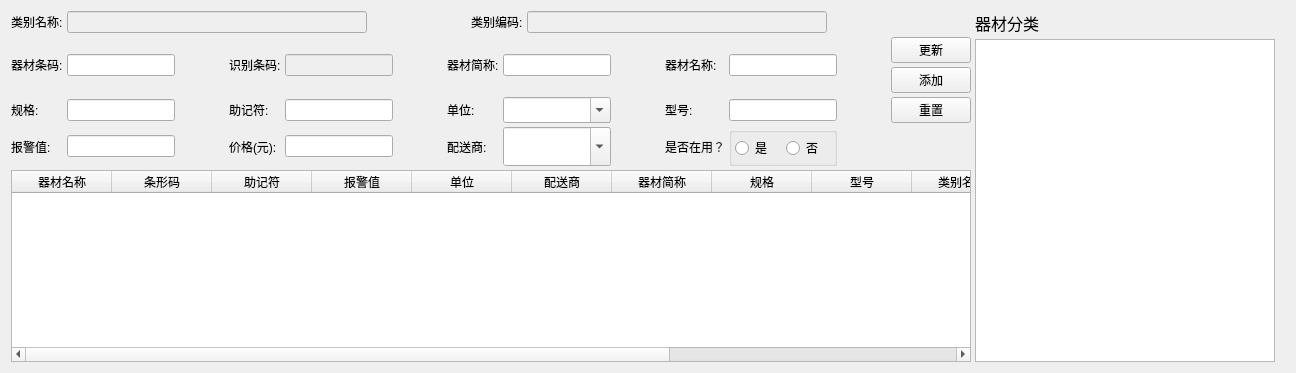
     <widget class="QWidget" name="tabSetting">
      <attribute name="title">
       <string>配置</string>
      </attribute>
      <layout class="QVBoxLayout" name="verticalLayout_7">
       <item>
        <layout class="QHBoxLayout" name="horizontalLayout_6">
         <property name="spacing">
          <number>4</number>
         </property>
         <property name="topMargin">
          <number>0</number>
         </property>
         <item>
          <layout class="QVBoxLayout" name="verticalLayout_10">
           <property name="topMargin">
            <number>0</number>
           </property>
           <property name="bottomMargin">
            <number>0</number>
           </property>
           <item>
            <layout class="QHBoxLayout" name="horizontalLayout_9">
             <item>
              <widget class="QLabel" name="label_27">
               <property name="font">
                <font>
                 <pointsize>9</pointsize>
                </font>
               </property>
               <property name="text">
                <string>类别名称:</string>
               </property>
              </widget>
             </item>
             <item alignment="Qt::AlignLeft">
              <widget class="QLineEdit" name="m_lineQPLBMC">
               <property name="enabled">
                <bool>false</bool>
               </property>
               <property name="sizePolicy">
                <sizepolicy hsizetype="Expanding" vsizetype="Fixed">
                 <horstretch>0</horstretch>
                 <verstretch>0</verstretch>
                </sizepolicy>
               </property>
               <property name="minimumSize">
                <size>
                 <width>300</width>
                 <height>0</height>
                </size>
               </property>
               <property name="readOnly">
                <bool>true</bool>
               </property>
              </widget>
             </item>
             <item>
              <spacer name="horizontalSpacer_5">
               <property name="orientation">
                <enum>Qt::Horizontal</enum>
               </property>
               <property name="sizeType">
                <enum>QSizePolicy::Fixed</enum>
               </property>
               <property name="sizeHint" stdset="0">
                <size>
                 <width>100</width>
                 <height>20</height>
                </size>
               </property>
              </spacer>
             </item>
             <item>
              <widget class="QLabel" name="label_28">
               <property name="font">
                <font>
                 <pointsize>9</pointsize>
                </font>
               </property>
               <property name="text">
                <string>类别编码:</string>
               </property>
              </widget>
             </item>
             <item alignment="Qt::AlignLeft">
              <widget class="QLineEdit" name="m_lineQPLBBM">
               <property name="enabled">
                <bool>false</bool>
               </property>
               <property name="sizePolicy">
                <sizepolicy hsizetype="Expanding" vsizetype="Fixed">
                 <horstretch>0</horstretch>
                 <verstretch>0</verstretch>
                </sizepolicy>
               </property>
               <property name="minimumSize">
                <size>
                 <width>300</width>
                 <height>0</height>
                </size>
               </property>
              </widget>
             </item>
             <item>
              <spacer name="horizontalSpacer_16">
               <property name="orientation">
                <enum>Qt::Horizontal</enum>
               </property>
               <property name="sizeHint" stdset="0">
                <size>
                 <width>40</width>
                 <height>20</height>
                </size>
               </property>
              </spacer>
             </item>
            </layout>
           </item>
           <item>
            <layout class="QGridLayout" name="gridLayout_13">
             <item row="1" column="9">
              <widget class="QLabel" name="label_36">
               <property name="font">
                <font>
                 <pointsize>9</pointsize>
                </font>
               </property>
               <property name="text">
                <string>型号:</string>
               </property>
              </widget>
             </item>
             <item row="2" column="1">
              <widget class="QLineEdit" name="m_lineQPBJZ">
               <property name="sizePolicy">
                <sizepolicy hsizetype="Expanding" vsizetype="Fixed">
                 <horstretch>0</horstretch>
                 <verstretch>0</verstretch>
                </sizepolicy>
               </property>
              </widget>
             </item>
             <item row="1" column="3">
              <widget class="QLabel" name="label_33">
               <property name="sizePolicy">
                <sizepolicy hsizetype="Fixed" vsizetype="Preferred">
                 <horstretch>0</horstretch>
                 <verstretch>0</verstretch>
                </sizepolicy>
               </property>
               <property name="font">
                <font>
                 <pointsize>9</pointsize>
                </font>
               </property>
               <property name="text">
                <string>助记符:</string>
               </property>
              </widget>
             </item>
             <item row="2" column="3">
              <widget class="QLabel" name="label_38">
               <property name="sizePolicy">
                <sizepolicy hsizetype="Fixed" vsizetype="Preferred">
                 <horstretch>0</horstretch>
                 <verstretch>0</verstretch>
                </sizepolicy>
               </property>
               <property name="font">
                <font>
                 <pointsize>9</pointsize>
                </font>
               </property>
               <property name="frameShadow">
                <enum>QFrame::Plain</enum>
               </property>
               <property name="text">
                <string>价格(元):</string>
               </property>
              </widget>
             </item>
             <item row="1" column="1">
              <widget class="QLineEdit" name="m_lineQPGG">
               <property name="sizePolicy">
                <sizepolicy hsizetype="Expanding" vsizetype="Fixed">
                 <horstretch>0</horstretch>
                 <verstretch>0</verstretch>
                </sizepolicy>
               </property>
              </widget>
             </item>
             <item row="0" column="10">
              <widget class="QLineEdit" name="m_lineQPQCMC">
               <property name="sizePolicy">
                <sizepolicy hsizetype="Expanding" vsizetype="Fixed">
                 <horstretch>0</horstretch>
                 <verstretch>0</verstretch>
                </sizepolicy>
               </property>
              </widget>
             </item>
             <item row="2" column="9">
              <widget class="QLabel" name="label_40">
               <property name="font">
                <font>
                 <pointsize>9</pointsize>
                </font>
               </property>
               <property name="text">
                <string>是否在用？</string>
               </property>
              </widget>
             </item>
             <item row="0" column="3">
              <widget class="QLabel" name="label_31">
               <property name="sizePolicy">
                <sizepolicy hsizetype="Fixed" vsizetype="Preferred">
                 <horstretch>0</horstretch>
                 <verstretch>0</verstretch>
                </sizepolicy>
               </property>
               <property name="font">
                <font>
                 <pointsize>9</pointsize>
                </font>
               </property>
               <property name="text">
                <string>识别条码:</string>
               </property>
              </widget>
             </item>
             <item row="0" column="2">
              <spacer name="horizontalSpacer_17">
               <property name="orientation">
                <enum>Qt::Horizontal</enum>
               </property>
               <property name="sizeType">
                <enum>QSizePolicy::Fixed</enum>
               </property>
               <property name="sizeHint" stdset="0">
                <size>
                 <width>50</width>
                 <height>20</height>
                </size>
               </property>
              </spacer>
             </item>
             <item row="2" column="7">
              <widget class="QComboBox" name="m_cmbQPPSS">
               <property name="sizePolicy">
                <sizepolicy hsizetype="Preferred" vsizetype="Preferred">
                 <horstretch>0</horstretch>
                 <verstretch>0</verstretch>
                </sizepolicy>
               </property>
               <property name="editable">
                <bool>true</bool>
               </property>
              </widget>
             </item>
             <item row="1" column="0">
              <widget class="QLabel" name="label_29">
               <property name="sizePolicy">
                <sizepolicy hsizetype="Fixed" vsizetype="Preferred">
                 <horstretch>0</horstretch>
                 <verstretch>0</verstretch>
                </sizepolicy>
               </property>
               <property name="font">
                <font>
                 <pointsize>9</pointsize>
                </font>
               </property>
               <property name="text">
                <string>规格:</string>
               </property>
              </widget>
             </item>
             <item row="0" column="11">
              <spacer name="horizontalSpacer_20">
               <property name="orientation">
                <enum>Qt::Horizontal</enum>
               </property>
               <property name="sizeType">
                <enum>QSizePolicy::Fixed</enum>
               </property>
               <property name="sizeHint" stdset="0">
                <size>
                 <width>50</width>
                 <height>20</height>
                </size>
               </property>
              </spacer>
             </item>
             <item row="0" column="0">
              <widget class="QLabel" name="label_30">
               <property name="sizePolicy">
                <sizepolicy hsizetype="Fixed" vsizetype="Preferred">
                 <horstretch>0</horstretch>
                 <verstretch>0</verstretch>
                </sizepolicy>
               </property>
               <property name="font">
                <font>
                 <pointsize>9</pointsize>
                </font>
               </property>
               <property name="text">
                <string>器材条码:</string>
               </property>
              </widget>
             </item>
             <item row="0" column="5">
              <spacer name="horizontalSpacer_18">
               <property name="orientation">
                <enum>Qt::Horizontal</enum>
               </property>
               <property name="sizeType">
                <enum>QSizePolicy::Fixed</enum>
               </property>
               <property name="sizeHint" stdset="0">
                <size>
                 <width>50</width>
                 <height>20</height>
                </size>
               </property>
              </spacer>
             </item>
             <item row="1" column="4">
              <widget class="QLineEdit" name="m_lineQPZJF">
               <property name="sizePolicy">
                <sizepolicy hsizetype="Expanding" vsizetype="Fixed">
                 <horstretch>0</horstretch>
                 <verstretch>0</verstretch>
                </sizepolicy>
               </property>
              </widget>
             </item>
             <item row="0" column="8">
              <spacer name="horizontalSpacer_19">
               <property name="orientation">
                <enum>Qt::Horizontal</enum>
               </property>
               <property name="sizeType">
                <enum>QSizePolicy::Fixed</enum>
               </property>
               <property name="sizeHint" stdset="0">
                <size>
                 <width>50</width>
                 <height>20</height>
                </size>
               </property>
              </spacer>
             </item>
             <item row="0" column="6">
              <widget class="QLabel" name="label_32">
               <property name="sizePolicy">
                <sizepolicy hsizetype="Fixed" vsizetype="Preferred">
                 <horstretch>0</horstretch>
                 <verstretch>0</verstretch>
                </sizepolicy>
               </property>
               <property name="font">
                <font>
                 <pointsize>9</pointsize>
                </font>
               </property>
               <property name="text">
                <string>器材简称:</string>
               </property>
              </widget>
             </item>
             <item row="1" column="7">
              <widget class="QComboBox" name="m_cmbQPDW">
               <property name="sizePolicy">
                <sizepolicy hsizetype="Expanding" vsizetype="Preferred">
                 <horstretch>0</horstretch>
                 <verstretch>0</verstretch>
                </sizepolicy>
               </property>
               <property name="editable">
                <bool>true</bool>
               </property>
              </widget>
             </item>
             <item row="0" column="7">
              <widget class="QLineEdit" name="m_lineQPQCJC">
               <property name="sizePolicy">
                <sizepolicy hsizetype="Expanding" vsizetype="Fixed">
                 <horstretch>0</horstretch>
                 <verstretch>0</verstretch>
                </sizepolicy>
               </property>
              </widget>
             </item>
             <item row="2" column="10">
              <widget class="QGroupBox" name="m_grpQPSFZY">
               <property name="title">
                <string/>
               </property>
               <layout class="QHBoxLayout" name="horizontalLayout_5">
                <property name="leftMargin">
                 <number>3</number>
                </property>
                <property name="topMargin">
                 <number>3</number>
                </property>
                <property name="rightMargin">
                 <number>3</number>
                </property>
                <property name="bottomMargin">
                 <number>3</number>
                </property>
                <item>
                 <widget class="QRadioButton" name="m_radQPSHI">
                  <property name="font">
                   <font>
                    <pointsize>9</pointsize>
                   </font>
                  </property>
                  <property name="text">
                   <string>是</string>
                  </property>
                 </widget>
                </item>
                <item>
                 <widget class="QRadioButton" name="m_radQPFOU">
                  <property name="font">
                   <font>
                    <pointsize>9</pointsize>
                   </font>
                  </property>
                  <property name="text">
                   <string>否</string>
                  </property>
                 </widget>
                </item>
               </layout>
              </widget>
             </item>
             <item row="2" column="4">
              <widget class="QLineEdit" name="m_lineQPJG">
               <property name="sizePolicy">
                <sizepolicy hsizetype="Expanding" vsizetype="Fixed">
                 <horstretch>0</horstretch>
                 <verstretch>0</verstretch>
                </sizepolicy>
               </property>
               <property name="inputMethodHints">
                <set>Qt::ImhNone</set>
               </property>
              </widget>
             </item>
             <item row="2" column="6">
              <widget class="QLabel" name="label_39">
               <property name="font">
                <font>
                 <pointsize>9</pointsize>
                </font>
               </property>
               <property name="text">
                <string>配送商:</string>
               </property>
              </widget>
             </item>
             <item row="1" column="10">
              <widget class="QLineEdit" name="m_lineQPXH">
               <property name="sizePolicy">
                <sizepolicy hsizetype="Expanding" vsizetype="Fixed">
                 <horstretch>0</horstretch>
                 <verstretch>0</verstretch>
                </sizepolicy>
               </property>
              </widget>
             </item>
             <item row="0" column="1">
              <widget class="QLineEdit" name="m_lineQPQCTM">
               <property name="sizePolicy">
                <sizepolicy hsizetype="Expanding" vsizetype="Fixed">
                 <horstretch>0</horstretch>
                 <verstretch>0</verstretch>
                </sizepolicy>
               </property>
              </widget>
             </item>
             <item row="2" column="0">
              <widget class="QLabel" name="label_37">
               <property name="sizePolicy">
                <sizepolicy hsizetype="Fixed" vsizetype="Preferred">
                 <horstretch>0</horstretch>
                 <verstretch>0</verstretch>
                </sizepolicy>
               </property>
               <property name="font">
                <font>
                 <pointsize>9</pointsize>
                </font>
               </property>
               <property name="text">
                <string>报警值:</string>
               </property>
              </widget>
             </item>
             <item row="0" column="4">
              <widget class="QLineEdit" name="m_lineQPSBTM">
               <property name="enabled">
                <bool>false</bool>
               </property>
               <property name="sizePolicy">
                <sizepolicy hsizetype="Expanding" vsizetype="Fixed">
                 <horstretch>0</horstretch>
                 <verstretch>0</verstretch>
                </sizepolicy>
               </property>
              </widget>
             </item>
             <item row="1" column="6">
              <widget class="QLabel" name="label_34">
               <property name="font">
                <font>
                 <pointsize>9</pointsize>
                </font>
               </property>
               <property name="text">
                <string>单位:</string>
               </property>
              </widget>
             </item>
             <item row="0" column="9">
              <widget class="QLabel" name="label_35">
               <property name="font">
                <font>
                 <pointsize>9</pointsize>
                </font>
               </property>
               <property name="text">
                <string>器材名称:</string>
               </property>
              </widget>
             </item>
             <item row="0" column="12">
              <layout class="QVBoxLayout" name="verticalLayout_13">
               <property name="topMargin">
                <number>0</number>
               </property>
               <item>
                <widget class="QPushButton" name="m_btnQPGX">
                 <property name="font">
                  <font>
                   <pointsize>9</pointsize>
                  </font>
                 </property>
                 <property name="text">
                  <string>更新</string>
                 </property>
                </widget>
               </item>
               <item>
                <widget class="QPushButton" name="m_btnQPTJ">
                 <property name="font">
                  <font>
                   <pointsize>9</pointsize>
                  </font>
                 </property>
                 <property name="text">
                  <string>添加</string>
                 </property>
                </widget>
               </item>
              </layout>
             </item>
             <item row="1" column="12">
              <widget class="QPushButton" name="m_btnQPFW">
               <property name="font">
                <font>
                 <pointsize>9</pointsize>
                </font>
               </property>
               <property name="text">
                <string>重置</string>
               </property>
              </widget>
             </item>
            </layout>
           </item>
           <item>
            <widget class="QTableWidget" name="m_tblwQPKCLB">
             <property name="sizePolicy">
              <sizepolicy hsizetype="Expanding" vsizetype="Expanding">
               <horstretch>0</horstretch>
               <verstretch>0</verstretch>
              </sizepolicy>
             </property>
             <property name="minimumSize">
              <size>
               <width>0</width>
               <height>0</height>
              </size>
             </property>
             <property name="toolTip">
              <string>双击编辑</string>
             </property>
             <property name="columnCount">
              <number>13</number>
             </property>
             <column>
              <property name="text">
               <string>器材名称</string>
              </property>
             </column>
             <column>
              <property name="text">
               <string>条形码</string>
              </property>
             </column>
             <column>
              <property name="text">
               <string>助记符</string>
              </property>
             </column>
             <column>
              <property name="text">
               <string>报警值</string>
              </property>
             </column>
             <column>
              <property name="text">
               <string>单位</string>
              </property>
             </column>
             <column>
              <property name="text">
               <string>配送商</string>
              </property>
             </column>
             <column>
              <property name="text">
               <string>器材简称</string>
              </property>
             </column>
             <column>
              <property name="text">
               <string>规格</string>
              </property>
             </column>
             <column>
              <property name="text">
               <string>型号</string>
              </property>
             </column>
             <column>
              <property name="text">
               <string>类别名称</string>
              </property>
             </column>
             <column>
              <property name="text">
               <string>类别</string>
              </property>
             </column>
             <column>
              <property name="text">
               <string>建议价格</string>
              </property>
             </column>
             <column>
              <property name="text">
               <string>在用</string>
              </property>
             </column>
            </widget>
           </item>
          </layout>
         </item>
         <item>
          <layout class="QVBoxLayout" name="verticalLayout_11">
           <property name="rightMargin">
            <number>10</number>
           </property>
           <item>
            <widget class="QLabel" name="label_20">
             <property name="font">
              <font>
               <pointsize>12</pointsize>
              </font>
             </property>
             <property name="text">
              <string>器材分类</string>
             </property>
            </widget>
           </item>
           <item>
            <widget class="QTreeView" name="m_treevQPQC">
             <property name="sizePolicy">
              <sizepolicy hsizetype="Minimum" vsizetype="Expanding">
               <horstretch>0</horstretch>
               <verstretch>0</verstretch>
              </sizepolicy>
             </property>
             <property name="minimumSize">
              <size>
               <width>300</width>
               <height>0</height>
              </size>
             </property>
            </widget>
           </item>
          </layout>
         </item>
        </layout>
       </item>
      </layout>
     </widget>
